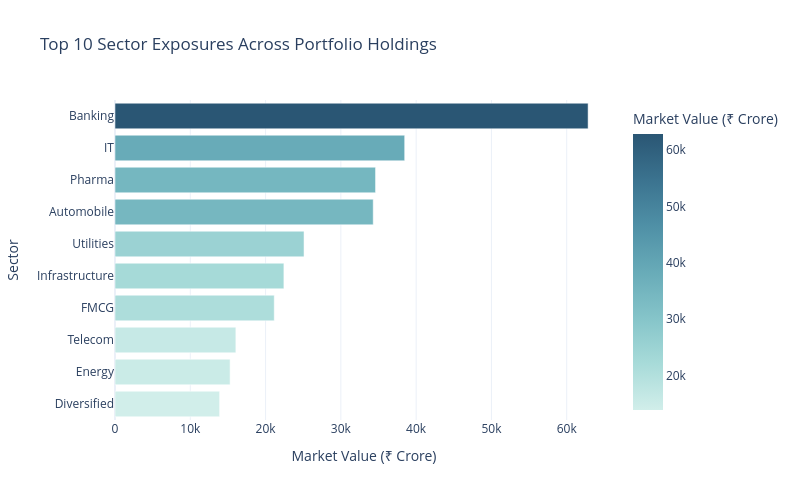

The notebook cell saved with this chart:
### Markdown cell above
### 9. Portfolio Overlap & Sector Concentration

> **Insight 11**: High portfolio stock overlap (>60%) exists among leading Large-Cap Equity schemes, indicating significant benchmark-hugging stock selection. *(See Chart 14: Portfolio Overlap Heatmap)*

> **Insight 12**: Financial Services and Information Technology constitute over 48% of total equity portfolio market value, showing sector concentration. *(See Chart 15: Sector Exposure Breakdown)*

### Code cell
# Chart 14: Portfolio Overlap Heatmap
df_holdings = pd.read_sql_query("SELECT * FROM raw_09_portfolio_holdings", conn)

pivot_holdings = df_holdings.pivot_table(index='stock_symbol', columns='amfi_code', values='weight_pct', fill_value=0)
top_10_schemes = pivot_holdings.sum().sort_values(ascending=False).head(10).index
pivot_top10 = pivot_holdings[top_10_schemes]

overlap_matrix = pd.DataFrame(index=top_10_schemes, columns=top_10_schemes)
for s1 in top_10_schemes:
    for s2 in top_10_schemes:
        v1 = pivot_top10[s1]
        v2 = pivot_top10[s2]
        min_weight = np.minimum(v1, v2).sum()
        max_weight = np.maximum(v1, v2).sum()
        overlap = (min_weight / max_weight * 100) if max_weight > 0 else 0
        overlap_matrix.loc[s1, s2] = round(overlap, 1)

overlap_matrix = overlap_matrix.astype(float)
scheme_names_map = dict(zip(df_perf['amfi_code'], df_perf['scheme_name'].str.slice(0, 20)))
overlap_matrix.index = [scheme_names_map.get(c, str(c)) for c in overlap_matrix.index]
overlap_matrix.columns = [scheme_names_map.get(c, str(c)) for c in overlap_matrix.columns]

plt.figure(figsize=(10, 8))
sns.heatmap(overlap_matrix, annot=True, fmt='.1f', cmap='YlOrRd', cbar_kws={'label': 'Portfolio Overlap (%)'})
plt.title('Portfolio Stock Overlap Heatmap Top 10 Equity Schemes (>60% Overlap Highlight)', fontsize=13, fontweight='bold')
plt.xticks(rotation=45, ha='right')
plt.yticks(rotation=0)
plt.tight_layout()
plt.savefig("../dashboard/exported_charts/14_portfolio_overlap_heatmap.png", dpi=300)
plt.show()

# Chart 15: Sector Exposure Breakdown
df_sector = df_holdings.groupby('sector')['market_value_cr'].sum().reset_index().sort_values('market_value_cr', ascending=False)

fig15 = px.bar(
    df_sector.head(10),
    x='market_value_cr',
    y='sector',
    orientation='h',
    title='Top 10 Sector Exposures Across Portfolio Holdings',
    labels={'market_value_cr': 'Market Value (₹ Crore)', 'sector': 'Sector'},
    color='market_value_cr',
    color_continuous_scale='Teal'
)
fig15.update_layout(template="plotly_white", height=500, width=800, yaxis={'categoryorder':'total ascending'})
fig15.write_image("../dashboard/exported_charts/15_sector_exposure_breakdown.png")
fig15.show()

# Close connection
conn.close()

### Figure 1 — Plotly figure (JSON) as saved in the notebook; plotly's stock layout.template omitted (floating-point values rounded to 4 significant figures)
{"data": [{"hovertemplate": "Market Value (₹ Crore)=%{marker.color}<br>Sector=%{y}<extra></extra>", "legendgroup": "", "marker": {"color": [62840.0, 38480.0, 34610.0, 34300.0, 25110.0, 22430.0, 21150.0, 16050.0, 15290.0, 13900.0], "coloraxis": "coloraxis", "pattern": {"shape": ""}}, "name": "", "orientation": "h", "showlegend": false, "textposition": "auto", "type": "bar", "x": [62840.0, 38480.0, 34610.0, 34300.0, 25110.0, 22430.0, 21150.0, 16050.0, 15290.0, 13900.0], "xaxis": "x", "y": ["Banking", "IT", "Pharma", "Automobile", "Utilities", "Infrastructure", "FMCG", "Telecom", "Energy", "Diversified"], "yaxis": "y"}], "layout": {"barmode": "relative", "coloraxis": {"autocolorscale": false, "colorbar": {"title": {"text": "Market Value (₹ Crore)"}}, "colorscale": [[0.0, "rgb(209, 238, 234)"], [0.1667, "rgb(168, 219, 217)"], [0.3333, "rgb(133, 196, 201)"], [0.5, "rgb(104, 171, 184)"], [0.6667, "rgb(79, 144, 166)"], [0.8333, "rgb(59, 115, 143)"], [1.0, "rgb(42, 86, 116)"]]}, "height": 500, "legend": {"tracegroupgap": 0}, "title": {"text": "Top 10 Sector Exposures Across Portfolio Holdings"}, "width": 800, "xaxis": {"anchor": "y", "domain": [0.0, 1.0], "title": {"text": "Market Value (₹ Crore)"}}, "yaxis": {"anchor": "x", "categoryorder": "total ascending", "domain": [0.0, 1.0], "title": {"text": "Sector"}}}}
